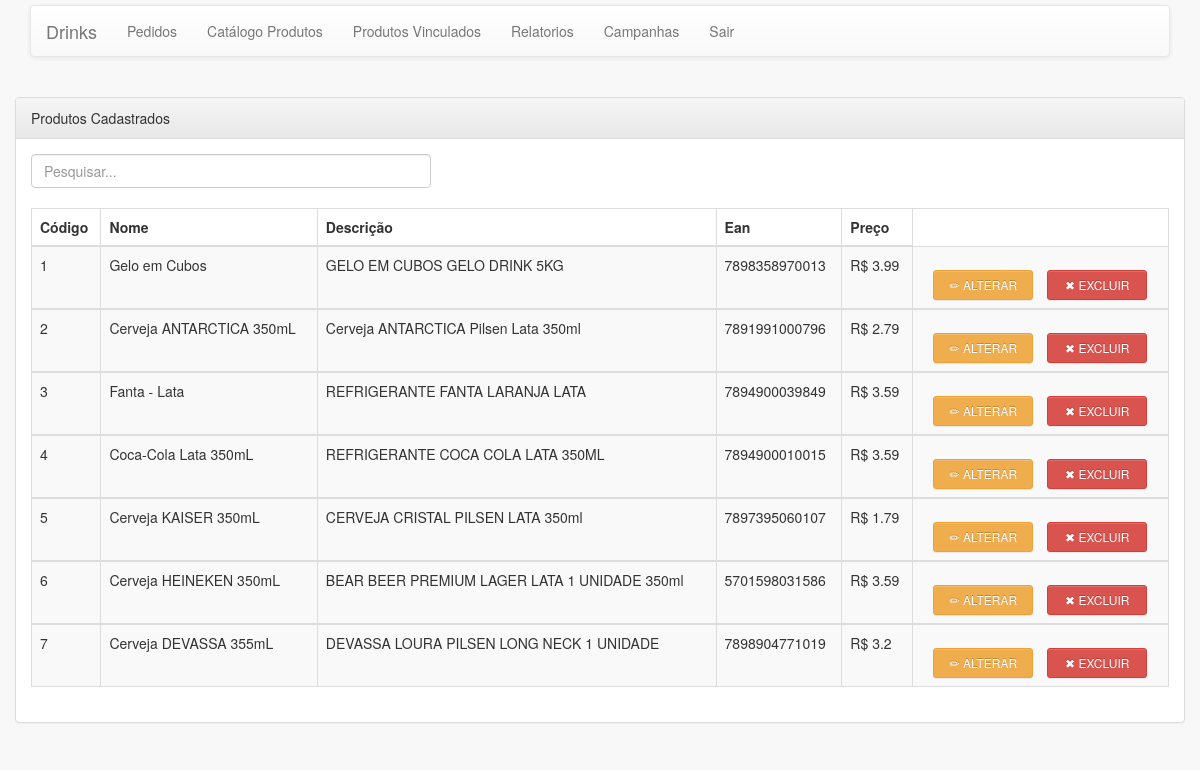
The page /pages/produto/listaProdutoVinculados.php?codEstabelecimento=2 on the database its author committed.
### tables this page shows
CREATE TABLE `produto_estab` (
`codProduto` int(11) NOT NULL,
`codEstabelecimento` int(11) NOT NULL,
`ean` varchar(15) NOT NULL,
`preco` double NOT NULL
);

CREATE TABLE `produto` (
  `codProduto` int(11) NOT NULL,
  `ean` varchar(15) NOT NULL,
  `descricao` varchar(400) NOT NULL,
  `nome` varchar(150) NOT NULL,
  `ref_img` varchar(150) DEFAULT NULL
);

### resources/functions/DB_Functions.php (called while the page is built, shortened)
<?php
function listarProdutoEstabelecimento($codEst = null)
{
    $found = null;
    try {
        $database = open_database();
       $sql = "SELECT p.codProduto, p.nome, p.descricao, p.ean, pe.preco
               FROM `produto_estab` as pe
               INNER JOIN produto as p on
               (p.codProduto = pe.codProduto)
               INNER JOIN estabelecimento as e on
               (e.codEstabelecimento = pe.codEstabelecimento)
               WHERE e.codEstabelecimento = ".$codEst." ORDER BY p.codProduto ASC;";
        $result = $database->query($sql);
        if ($result->num_rows > 0) {
            $found = $result->fetch_all(MYSQLI_ASSOC);
        }
    } catch (Exception $e) {
        $_SESSION['message'] = $e->GetMessage();
        $_SESSION['type'] = 'danger';
    }
    return $found;
}

### pages/produto/listaProdutoVinculados.php (the view, shortened to what this page needs)
<?php
require_once ('../include/header.php');
require_once ('../menu/menu.php');
$codEstabelecimento = null;
if (isset($_GET['codEstabelecimento']) && empty($_GET['codEstabelecimento']) == false) {
    $codEstabelecimento = $_GET['codEstabelecimento'];
} else {
    $codEstabelecimento = $_SESSION['codEstabelecimento'];
}
$dados = listarProdutoEstabelecimento($codEstabelecimento);
?>
<!DOCTYPE html>
<html lang="pt-br">
<head>
</head>
<body>
	<div class="container">
		<header>
			<div class="row">
				<div class="col-sm-6">
				</div>
			</div>
		</header>
		<div class="row">
			<div class="panel panel-default">
				<div class="panel-heading">Produtos Cadastrados</div>
				<div class="panel-body">
					<input class="form-control" id="myInput" type="text"
						placeholder="Pesquisar..." style="width: 400px;"> <br>
					<table border="1" class="table table-bordered table-striped">
						<thead class="blue-grey lighten-4">
							<tr>
                                                            <th>Código</th>
                                                            <th>Nome</th>
                                                            <th>Descrição</th>
                                                            <th>Ean</th>
                                                            <th>Preço</th>
							</tr>
						</thead>
            	<?php
            	if(count($dados) > 0){
            	        foreach ($dados as $produto){
                ?>
                    <tbody id="myTable">
    					<tr>
                            <td><?php echo $produto['codProduto']; ?></td>
                            <td><?php echo $produto['nome']; ?></td>
                            <td><?php echo $produto['descricao']; ?></td>
                            <td><?php echo $produto['ean']; ?></td>
                            <td><?php echo "R$ ".$produto['preco']; ?></td>
                            <td align="center">
                                <a title="Alterar" href="editar_produto.php?codProduto=
                                <?php echo  $produto['codProduto']?>"
				class="btn btn-sm btn-warning">&#9999; Alterar</a>
                            <a title="Excluir" id="btn-excluir" href="deletar.php?codProduto= <?php echo $produto['codProduto']?>"
                               class="btn btn-sm btn-danger tooltipBtn"> &#10006; Excluir</a>
                            </td>
    					</tr>
                    </tbody>
            	<?php }
                    }?>
            		</table>
				</div>
			</div>
		</div>
	</div>
</body>
</html>

### rows shown on the page
produto_estab: codProduto.codProduto "1", codProduto.nome "Gelo em Cubos", codProduto.descricao "GELO EM CUBOS GELO DRINK 5KG", codProduto.ean "7898358970013", preco "3.99"
produto_estab: codProduto.codProduto "2", codProduto.nome "Cerveja ANTARCTICA 350mL", codProduto.descricao "Cerveja ANTARCTICA Pilsen Lata 350ml", codProduto.ean "7891991000796", preco "2.79"
produto_estab: codProduto.codProduto "3", codProduto.nome "Fanta - Lata", codProduto.descricao "REFRIGERANTE FANTA LARANJA LATA", codProduto.ean "7894900039849", preco "3.59"
produto_estab: codProduto.codProduto "4", codProduto.nome "Coca-Cola Lata 350mL", codProduto.descricao "REFRIGERANTE COCA COLA LATA 350ML", codProduto.ean "7894900010015", preco "3.59"
produto_estab: codProduto.codProduto "5", codProduto.nome "Cerveja KAISER 350mL", codProduto.descricao "CERVEJA CRISTAL PILSEN LATA 350ml", codProduto.ean "7897395060107", preco "1.79"
produto_estab: codProduto.codProduto "6", codProduto.nome "Cerveja HEINEKEN 350mL", codProduto.descricao "BEAR BEER PREMIUM LAGER LATA 1 UNIDADE 350ml", codProduto.ean "5701598031586", preco "3.59"
produto_estab: codProduto.codProduto "7", codProduto.nome "Cerveja DEVASSA 355mL", codProduto.descricao "DEVASSA LOURA PILSEN LONG NECK 1 UNIDADE", codProduto.ean "7898904771019", preco "3.2"
